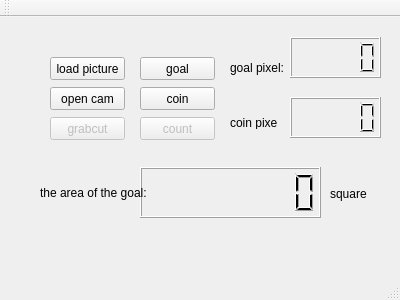
<?xml version="1.0" encoding="UTF-8"?>
<ui version="4.0">
 <class>MainWindow</class>
 <widget class="QMainWindow" name="MainWindow">
  <property name="geometry">
   <rect>
    <x>0</x>
    <y>0</y>
    <width>400</width>
    <height>300</height>
   </rect>
  </property>
  <property name="windowTitle">
   <string>MainWindow</string>
  </property>
  <widget class="QWidget" name="centralWidget">
   <widget class="QPushButton" name="open_cam">
    <property name="geometry">
     <rect>
      <x>50</x>
      <y>70</y>
      <width>75</width>
      <height>23</height>
     </rect>
    </property>
    <property name="text">
     <string>open cam</string>
    </property>
   </widget>
   <widget class="QPushButton" name="grabcut">
    <property name="enabled">
     <bool>false</bool>
    </property>
    <property name="geometry">
     <rect>
      <x>50</x>
      <y>100</y>
      <width>75</width>
      <height>23</height>
     </rect>
    </property>
    <property name="text">
     <string>grabcut</string>
    </property>
   </widget>
   <widget class="QPushButton" name="loadpicture">
    <property name="geometry">
     <rect>
      <x>50</x>
      <y>40</y>
      <width>75</width>
      <height>23</height>
     </rect>
    </property>
    <property name="text">
     <string>load picture</string>
    </property>
   </widget>
   <widget class="QPushButton" name="goal">
    <property name="geometry">
     <rect>
      <x>140</x>
      <y>40</y>
      <width>75</width>
      <height>23</height>
     </rect>
    </property>
    <property name="text">
     <string>goal</string>
    </property>
   </widget>
   <widget class="QPushButton" name="coin">
    <property name="geometry">
     <rect>
      <x>140</x>
      <y>70</y>
      <width>75</width>
      <height>23</height>
     </rect>
    </property>
    <property name="text">
     <string>coin</string>
    </property>
   </widget>
   <widget class="QPushButton" name="count">
    <property name="enabled">
     <bool>false</bool>
    </property>
    <property name="geometry">
     <rect>
      <x>140</x>
      <y>100</y>
      <width>75</width>
      <height>23</height>
     </rect>
    </property>
    <property name="text">
     <string>count</string>
    </property>
   </widget>
   <widget class="QLabel" name="label">
    <property name="geometry">
     <rect>
      <x>230</x>
      <y>40</y>
      <width>71</width>
      <height>21</height>
     </rect>
    </property>
    <property name="text">
     <string>goal pixel:</string>
    </property>
   </widget>
   <widget class="QLCDNumber" name="goalnumber">
    <property name="geometry">
     <rect>
      <x>290</x>
      <y>20</y>
      <width>91</width>
      <height>41</height>
     </rect>
    </property>
   </widget>
   <widget class="QLabel" name="label_2">
    <property name="geometry">
     <rect>
      <x>230</x>
      <y>100</y>
      <width>47</width>
      <height>12</height>
     </rect>
    </property>
    <property name="text">
     <string>coin pixel:</string>
    </property>
   </widget>
   <widget class="QLCDNumber" name="coinnumber">
    <property name="geometry">
     <rect>
      <x>290</x>
      <y>80</y>
      <width>91</width>
      <height>41</height>
     </rect>
    </property>
   </widget>
   <widget class="QLCDNumber" name="answernumber">
    <property name="geometry">
     <rect>
      <x>140</x>
      <y>150</y>
      <width>181</width>
      <height>51</height>
     </rect>
    </property>
    <property name="digitCount">
     <number>8</number>
    </property>
   </widget>
   <widget class="QLabel" name="label_3">
    <property name="geometry">
     <rect>
      <x>40</x>
      <y>160</y>
      <width>111</width>
      <height>31</height>
     </rect>
    </property>
    <property name="text">
     <string>the area of the goal:</string>
    </property>
   </widget>
   <widget class="QLabel" name="label_4">
    <property name="geometry">
     <rect>
      <x>330</x>
      <y>161</y>
      <width>47</width>
      <height>31</height>
     </rect>
    </property>
    <property name="text">
     <string>square</string>
    </property>
   </widget>
  </widget>
  <widget class="QMenuBar" name="menuBar">
   <property name="geometry">
    <rect>
     <x>0</x>
     <y>0</y>
     <width>400</width>
     <height>21</height>
    </rect>
   </property>
  </widget>
  <widget class="QToolBar" name="mainToolBar">
   <attribute name="toolBarArea">
    <enum>TopToolBarArea</enum>
   </attribute>
   <attribute name="toolBarBreak">
    <bool>false</bool>
   </attribute>
  </widget>
  <widget class="QStatusBar" name="statusBar"/>
 </widget>
 <layoutdefault spacing="6" margin="11"/>
 <resources/>
 <connections/>
</ui>
